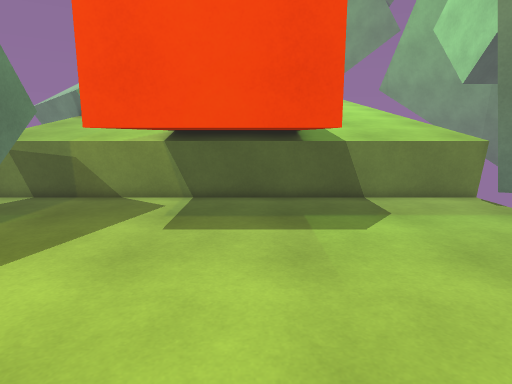
View 1 (above)

16 first-person views from a walk through a 3-D level made in the Unity game engine. The camera is 1.4 m above the floor, tilts 10° down and sees 75° across. The floor is counted in squares, 0.5 m on a side. Each view is taken from the middle of a square. On the plan, view 1 faces up. The plan holds only what a view shows up to about 20 squares ahead; the rest is blank. The place goes on beyond the plan. The player character is not drawn.

View 2
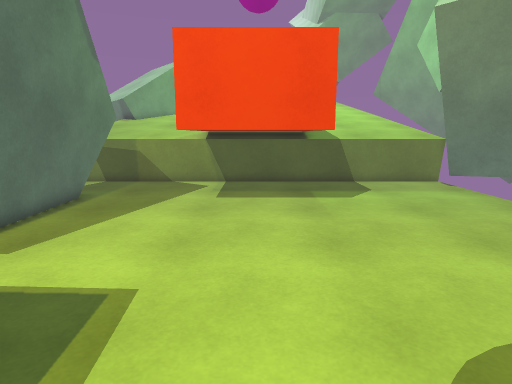

View 3
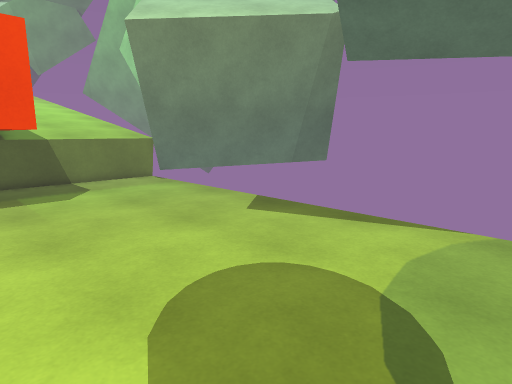

View 4
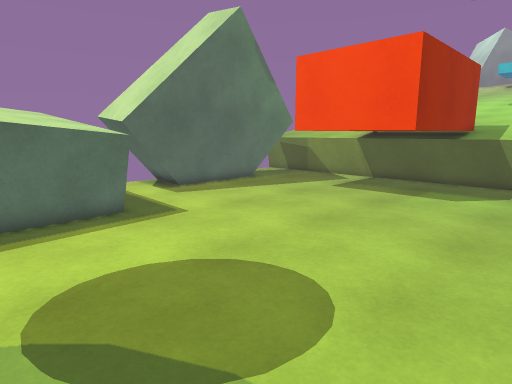

View 5
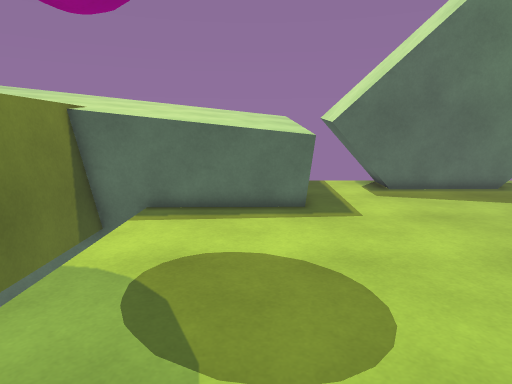

View 6
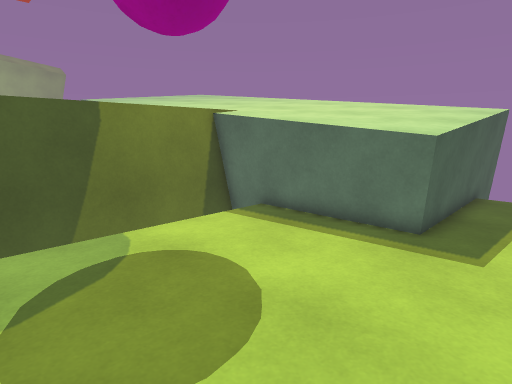

View 7
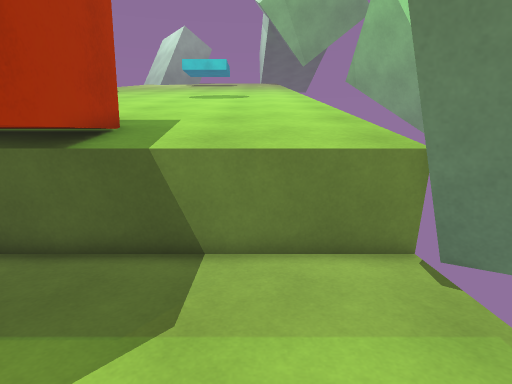

View 8
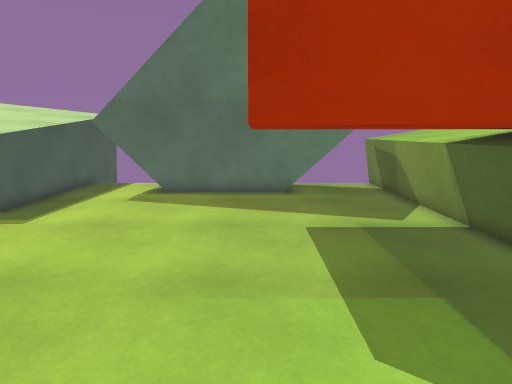

View 9
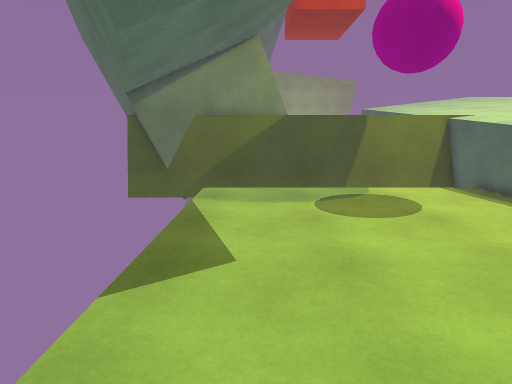

View 10
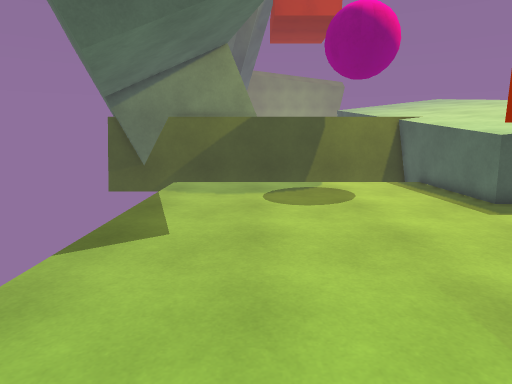

View 11
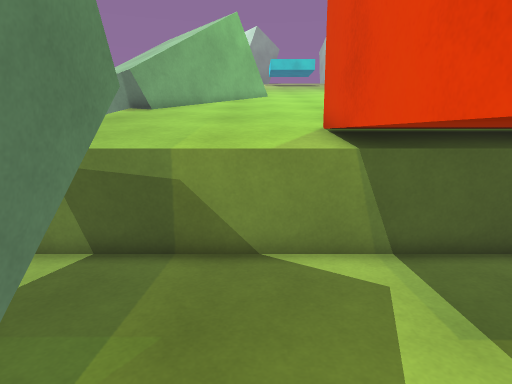

View 12
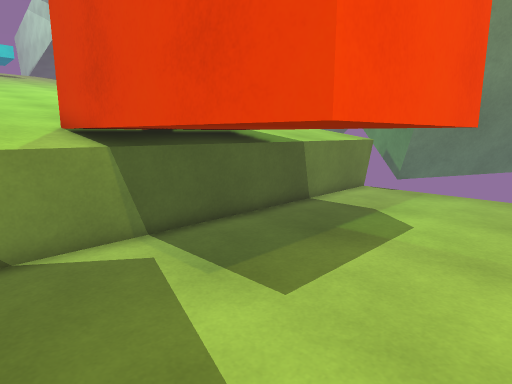

View 13
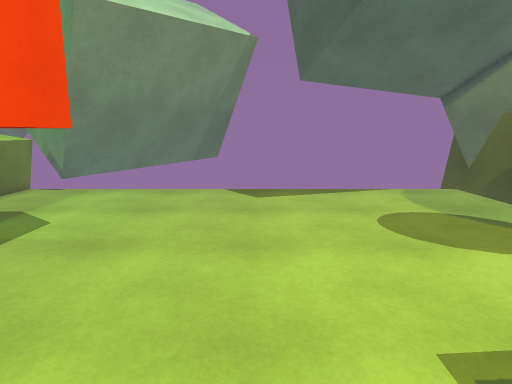

View 14
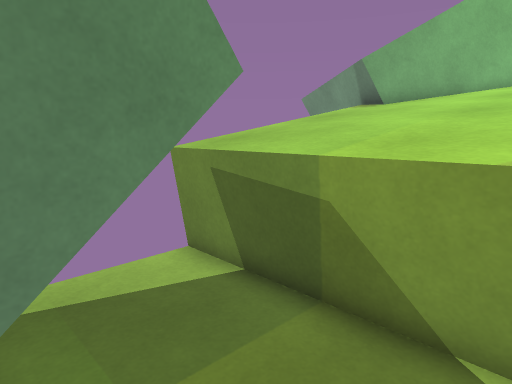

View 15
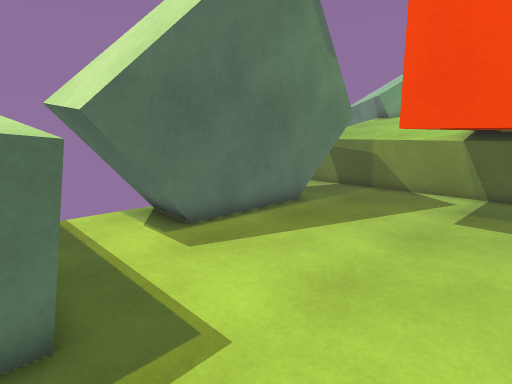

View 16
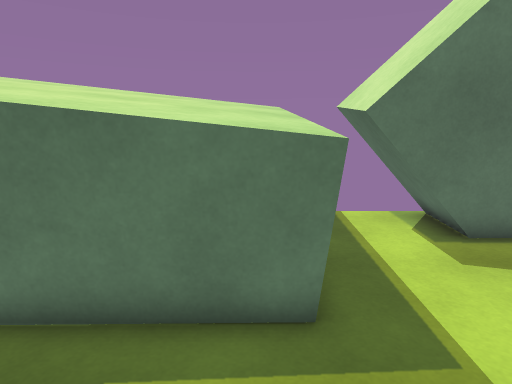

### Floor plan
Key: @ floor where view 1 was taken; # wall or solid block; . floor; ^ raised ledge; v drop or lower ground; T thing the floor can be seen under or through.
Columns run from 14 left of view 1 to 12 right of it. Each row starts with its distance up from view 1.
 16   ^^^^^^^^#    ##^^^^^^^^
 15   ^^^^^^^^#    ##^^^^^^^^##
 14   v^^^^^^^#    #^^^^^^^^##
 13   v..##...T     T......##
 12   v  ##...T     T.....###
 11   v  ##...T     T.....####
 10      ##...T     T......####
  9      ##...T     T.......v##
  8      ##...TTTTTTT.......v v
  7      ##.................v
  6      ##.................v
  5      ##.................v
  4   v####.................v
  3   v####.................v
  2   v####.................v
  1   v####.................v
  0   v...........@.........v
 -1 ^^^^^^^^^^^.............v
 -2  ^^^^^^^^^^.............v
 -3   ^^^^^^^^^.............v
 -4    ^^^^^^^^.............v
 -5     ^^^^^^^.............v
 -6      ^^^^^^.............v
 -7       ^^^^^vvvvvvvvvvvvv
 -8       ^^^^^
 -9        ^^^^################

Where each view was taken, in squares from view 1:
view 1: 0 up, 0 right, facing up
view 2: 5 down, 1 left, facing up
view 3: 6 down, 1 left, facing up-right
view 4: 6 down, 7 right, facing up-left
view 5: 3 down, 8 right, facing left
view 6: 2 up, 5 right, facing down-left
view 7: 7 up, 6 right, facing up
view 8: 8 up, 7 right, facing left
view 9: 10 up, 7 right, facing down
view 10: 12 up, 5 right, facing down
view 11: 7 up, 6 left, facing up
view 12: 6 up, 7 left, facing up-right
view 13: 3 up, 7 left, facing right
view 14: 10 up, 5 left, facing up-left
view 15: 2 down, 0 right, facing up-left
view 16: 2 down, 0 right, facing left
